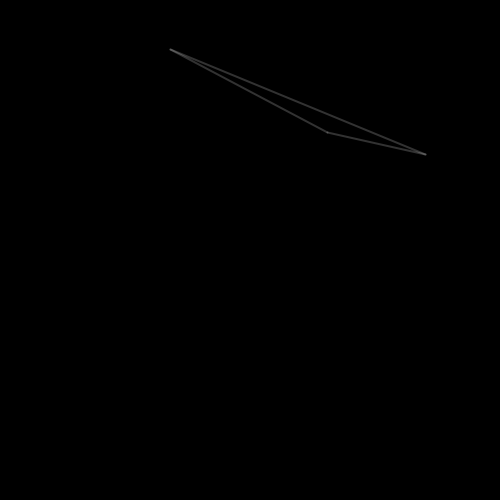
Frame 1 (no input)
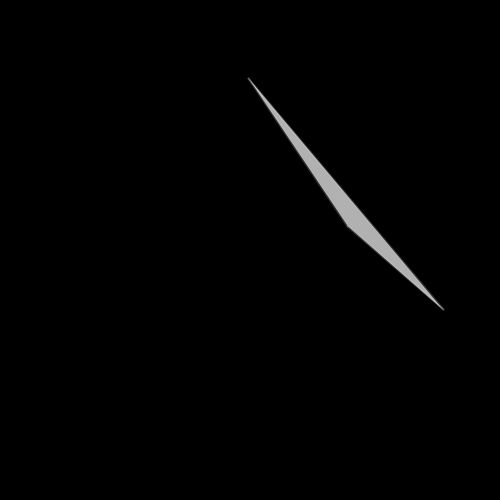
Frame 60 (the mouse pressed at the canvas centre just before this capture)
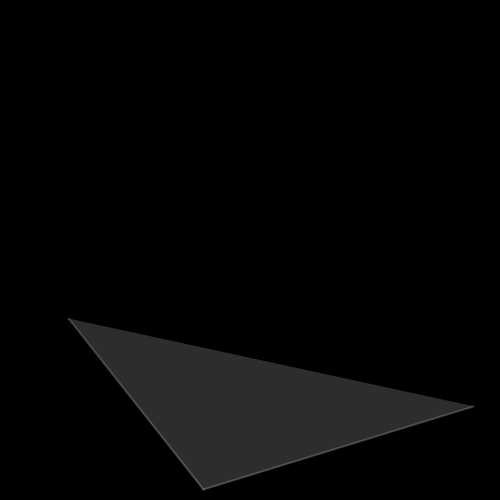
Frame 120 (the mouse held since frame 60 and released just before this capture)

The Processing sketch that drew these frames (run headless with seeded random() and noise(); from frame 60 on, the mouse is pressed at the canvas centre):

// Processing sketch: s06c1RufinRaimundo
// ── s06c1RufinRaimundo.pde
// CERTAMEN 01 - PROGRAMACION CREATIVA

Punto p;
Punto p2;
Punto p3;

void setup() {
  size(500, 500);
 

  p = new Punto(random(500), random(500), 1);
  p2 = new Punto(random(500), random(500), -1);
  p3 = new Punto(random(500), random(500), 1);
}
void draw() {
   background (0);
  

  p.run();
  p2.run();
  p3.run();

  p.con(p2);
  p2.con(p3);
  p3.con(p);
  
  
  p.tri(p2,p3);
}
// ── Punto.pde


class Punto {
  // variables de posicion y multiplicador para definir sentido inicial del objeto
  float x, y, mult;
  
  int opa = 0; // variable de opacidad


  // direccion y velocidad incial del punto con numeros aleatorios enteros
  int vx = (int)random(3, 5);
  int vy = (int)random(3, 5);

  //Constructor
  Punto(float px, float py, float pmult) {

    x = px;
    y = py;

    mult = pmult;


    vx*=pmult;
    vy*=pmult;
  }

  /* ejecuta 3 metodos simultaneamente,sirve para no tener 
   que ejecutar cada metodo por separado por cada objeto de la clase*/
  void run() {
    create();
    move();
    bounce();
  }

  //Crea un punto no visible
  void create() {
    //strokeWeight(5);
    noStroke();
    //stroke(255,200);
    point(x, y);
  }

  //mueve el punto no visible 
  void move() {
    x+=vx;
    y+=vy;
  }

  //hace que dicho punto rebote con los bordes
  void bounce() {
    if (x > width || x < 0) {
      vx *= -1;
    }
    if (y > height|| y < 0) {
      vy *= -1;
    }
  }

  //conecta a 2 objetos de la misma clase con un linea
  void con(Punto m) {
    if (dist(x, y, m.x, m.y) < 350) {
      strokeWeight(2);
      stroke(255, 50);
      line(x, y, m.x, m.y);
    }
  }

  void tri(Punto a, Punto b) {
    //crea un triangulo entre 3 objetos
    fill(255, opa);
    noStroke();
    triangle(x, y, a.x, a.y, b.x, b.y);

    /* cambia la opacidad de dicho triangulo en funcion de la distancia
     entre cada objeto */
    if (dist(x, y, a.x, a.y) <= 350 && dist(a.x, a.y, b.x, b.y) <= 350 && dist(b.x, b.y, x, y) <= 350) {
      opa += 3;
    } else {
      opa -= 10;
    }

    //limita la opacidad entre 0 y 255
    if (opa < 0) {
      opa = 0;
    } else if (opa > 255) {
      opa = 255;
    }
  }
}
